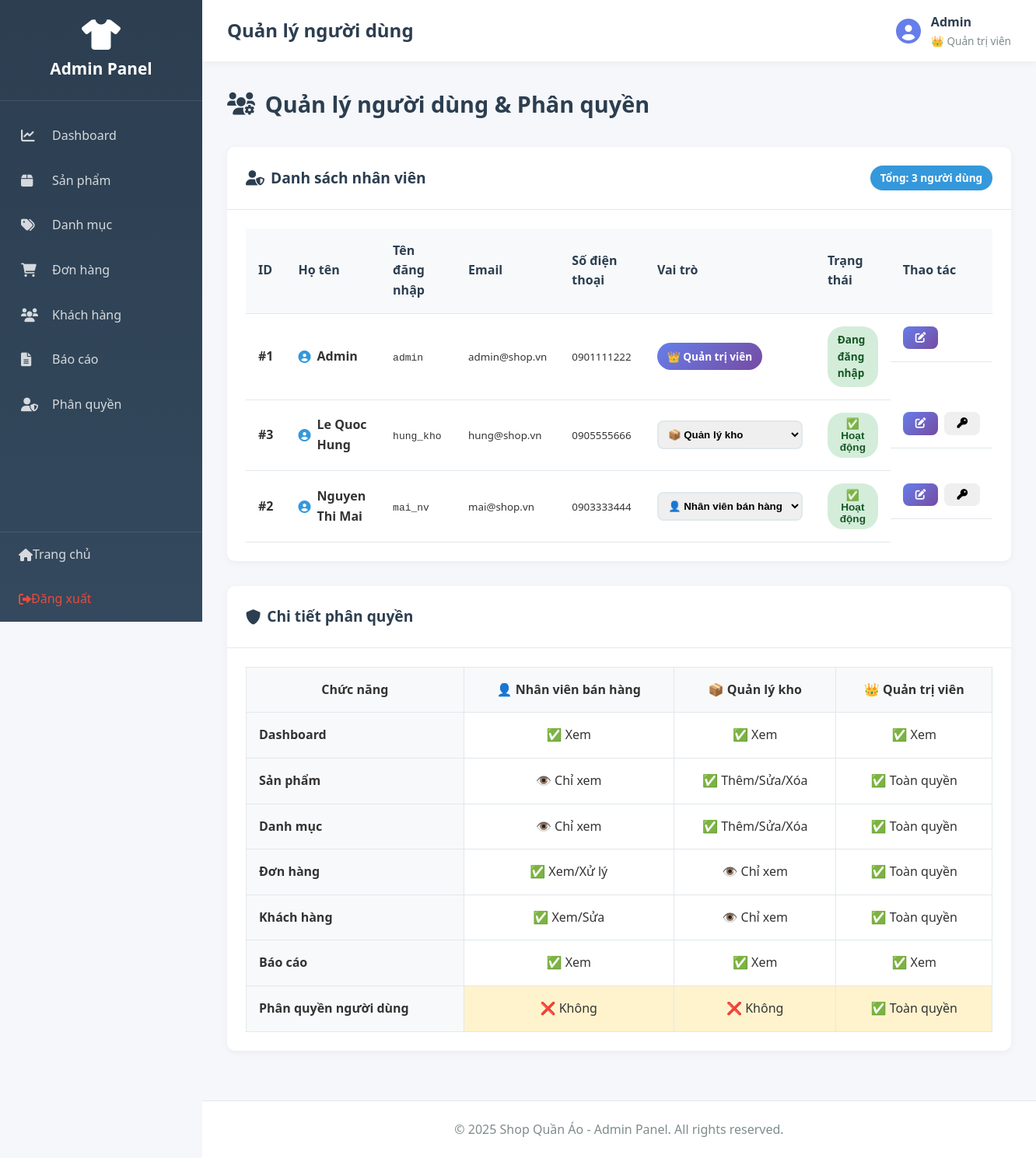
/admin/index.php?action=users (signed in), run on an earlier commit of the app's database.
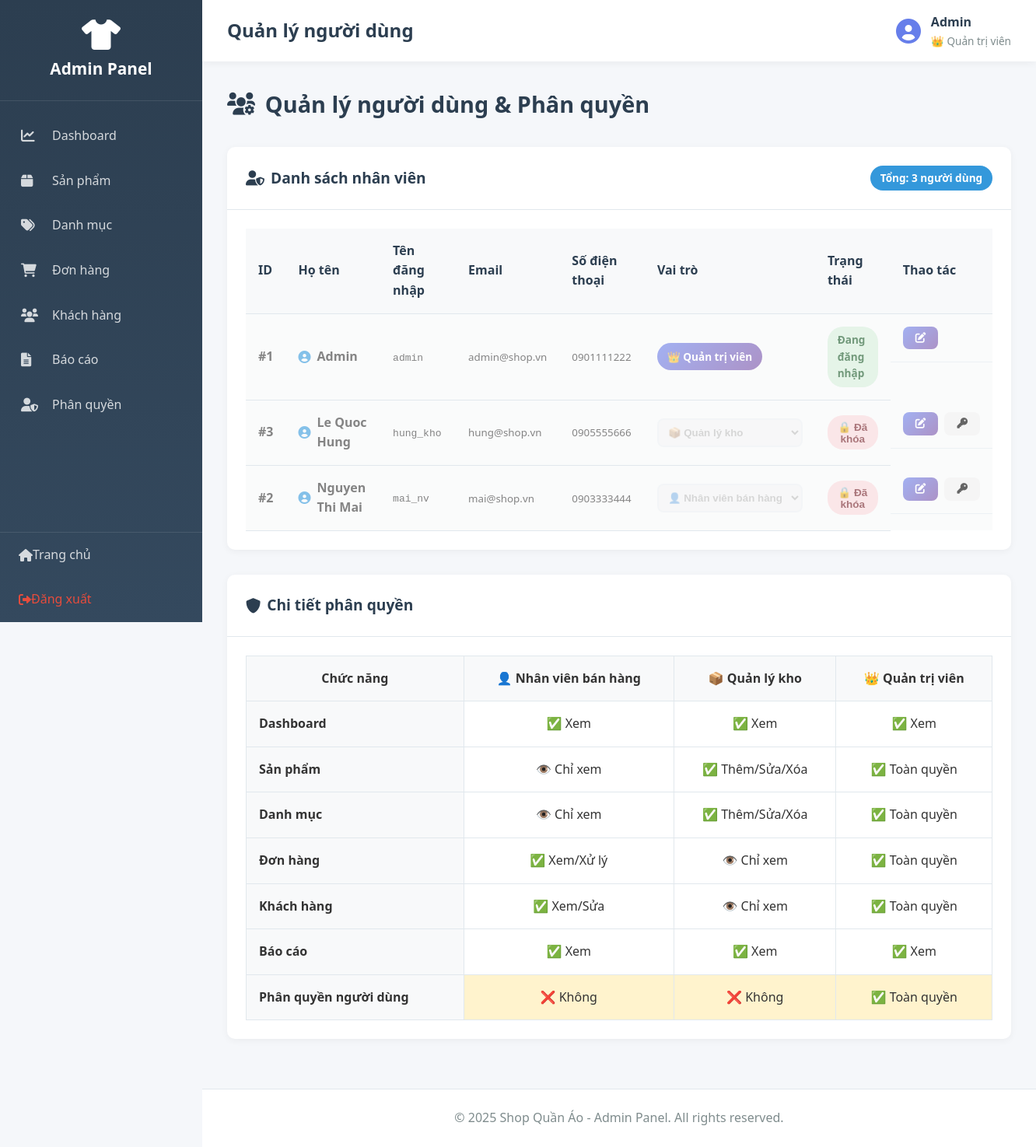
And on a later commit of the database.
### tables this page shows
CREATE TABLE `nhanvien` (
  `MaNV` int(11) NOT NULL,
  `HoTen` varchar(100) DEFAULT NULL,
  `TenDangNhap` varchar(50) DEFAULT NULL,
  `MatKhau` varchar(255) DEFAULT NULL,
  `Email` varchar(100) DEFAULT NULL,
  `SoDienThoai` varchar(15) DEFAULT NULL,
  `MaVaiTro` int(11) DEFAULT NULL,
  `TrangThai` varchar(20) DEFAULT 'active'
);

CREATE TABLE `vaitro` (
  `MaVaiTro` int(11) NOT NULL,
  `TenVaiTro` varchar(50) DEFAULT NULL,
  `QuyenHan` enum('ToanQuyen','NhapXuat','XemBanHang') DEFAULT NULL
);

### app/controllers/AdminController.php (called while the page is built, shortened)
<?php
require_once __DIR__ . '/../../core/Controller.php';
class AdminController extends Controller {
    public function users() {
        $productModel = $this->model('Product');
        $vaiTroModel = $this->model('VaiTro');
        $message = null;
        $sql = "SELECT nv.MaNV, nv.HoTen, nv.TenDangNhap, nv.Email, nv.SoDienThoai,
                       nv.MaVaiTro, vt.TenVaiTro, vt.QuyenHan, nv.TrangThai
                FROM nhanvien nv
                LEFT JOIN vaitro vt ON nv.MaVaiTro = vt.MaVaiTro
                ORDER BY
                    CASE vt.QuyenHan
                        WHEN 'ToanQuyen' THEN 1
                        WHEN 'NhapXuat' THEN 2
                        WHEN 'XemBanHang' THEN 3
                        ELSE 4
                    END,
                    nv.HoTen";
        $users = $productModel->query($sql)->fetch_all(MYSQLI_ASSOC);
        $roles = $vaiTroModel->getAllRoles();
        $data = [
            'page_title' => 'Quản lý người dùng',
            'users' => $users,
            'roles' => $roles,
            'message' => $message
        ];
        $this->view('admin/users', $data);
    }
}
?>

### core/Model.php (called while the page is built, shortened)
<?php
class Model {
    protected $db;
    public function __construct() {
        $this->db = $this->connectDB();
    }
    private function connectDB() {
        $conn = new mysqli(DB_HOST, DB_USER, DB_PASS, DB_NAME);
        $conn->set_charset("utf8mb4");
        return $conn;
    }
    public function query($sql) {
        return $this->db->query($sql);
    }
}
?>

### app/models/VaiTro.php (called while the page is built, shortened)
<?php
require_once __DIR__ . '/../../core/Model.php';
class VaiTro extends Model {
    public function getAllRoles() {
        $sql = "SELECT * FROM vaitro ORDER BY MaVaiTro";
        $result = $this->query($sql);
        if ($result) {
            return $result->fetch_all(MYSQLI_ASSOC);
        }
        return [];
    }
}
?>

### app/views/admin/users.php (the view, shortened to what the changed rows need)
<?php require_once __DIR__ . '/../layouts/admin_header.php'; ?>
<div class="page-header">
    <h2><i class="fas fa-users-cog"></i> Quản lý người dùng & Phân quyền</h2>
</div>
<div class="admin-card">
    <div class="card-body">
        <?php if (!empty($users)): ?>
        <table class="data-table">
            <thead>
                <tr>
                    <th>ID</th>
                    <th>Họ tên</th>
                    <th>Tên đăng nhập</th>
                    <th>Email</th>
                    <th>Số điện thoại</th>
                    <th>Vai trò</th>
                    <th>Trạng thái</th>
                    <th>Thao tác</th>
                </tr>
            </thead>
            <tbody>
                <?php foreach ($users as $user): ?>
                <tr id="user-row-<?php echo $user['MaNV']; ?>" class="<?php echo $user['TrangThai'] != 'active' ? 'inactive-user' : ''; ?>">
                    <td><strong>#<?php echo $user['MaNV']; ?></strong></td>
                    <td>
                        <div class="user-info">
                            <i class="fas fa-user-circle" style="margin-right: 0.5rem; color: #3498db;"></i>
                            <strong><?php echo htmlspecialchars($user['HoTen']); ?></strong>
                        </div>
                    </td>
                    <td><code><?php echo htmlspecialchars($user['TenDangNhap']); ?></code></td>
                    <td><small><?php echo htmlspecialchars($user['Email'] ?? 'Chưa có'); ?></small></td>
                    <td><small><?php echo htmlspecialchars($user['SoDienThoai'] ?? 'Chưa có'); ?></small></td>
                    <td>
                        <?php if ($user['MaNV'] == $_SESSION['admin_id']): ?>
                            <span class="role-badge role-<?php echo $user['QuyenHan']; ?>">
                                <?php
                                $roleIcons = [
                                    'ToanQuyen' => '👑',
                                    'NhapXuat' => '📦',
                                    'XemBanHang' => '👤'
                                ];
                                echo ($roleIcons[$user['QuyenHan']] ?? '') . ' ' . htmlspecialchars($user['TenVaiTro']);
                                ?>
                            </span>
                        <?php else: ?>
                            <select class="role-select"
                                    onchange="updateUserRole(<?php echo $user['MaNV']; ?>, this.value)"
                                    <?php echo $user['TrangThai'] != 'active' ? 'disabled' : ''; ?>>
                                <?php foreach ($roles as $role): ?>
                                <option value="<?php echo $role['MaVaiTro']; ?>"
                                        <?php echo $user['MaVaiTro'] == $role['MaVaiTro'] ? 'selected' : ''; ?>>
                                    <?php
                                    $roleIcons = [
                                        'ToanQuyen' => '👑',
                                        'NhapXuat' => '📦',
                                        'XemBanHang' => '👤'
                                    ];
                                    echo ($roleIcons[$role['QuyenHan']] ?? '') . ' ' . htmlspecialchars($role['TenVaiTro']);
                                    ?>
                                </option>
                                <?php endforeach; ?>
                            </select>
                        <?php endif; ?>
                    </td>
                    <td>
                        <?php if ($user['MaNV'] == $_SESSION['admin_id']): ?>
                            <span class="status-badge status-active">Đang đăng nhập</span>
                        <?php else: ?>
                            <button class="status-toggle"
                                    onclick="toggleUserStatus(<?php echo $user['MaNV']; ?>)"
                                    data-status="<?php echo $user['TrangThai']; ?>">
                                <span class="status-badge status-<?php echo $user['TrangThai'] == 'active' ? 'active' : 'inactive'; ?>">
                                    <?php echo $user['TrangThai'] == 'active' ? '✅ Hoạt động' : '🔒 Đã khóa'; ?>
                                </span>
                            </button>
                        <?php endif; ?>
                    </td>
                    <td class="actions">
                        <a href="index.php?action=editUser&id=<?php echo $user['MaNV']; ?>"
                           class="btn btn-sm btn-primary"
                           title="Chỉnh sửa">
                            <i class="fas fa-edit"></i>
                        </a>
                        <?php if ($user['MaNV'] != $_SESSION['admin_id']): ?>
                            <button onclick="resetPassword(<?php echo $user['MaNV']; ?>)"
                                    class="btn btn-sm btn-warning"
                                    title="Reset mật khẩu">
                                <i class="fas fa-key"></i>
                            </button>
                        <?php endif; ?>
                    </td>
                </tr>
                <?php endforeach; ?>
            </tbody>
        </table>
        <?php endif; ?>
    </div>
</div>
<div class="admin-card">
    <div class="card-body">
        <table class="permission-table">
            <thead>
                <tr>
                    <th>Chức năng</th>
                    <th>👤 Nhân viên bán hàng</th>
                    <th>📦 Quản lý kho</th>
                    <th>👑 Quản trị viên</th>
                </tr>
            </thead>
        </table>
    </div>
</div>
<?php require_once __DIR__ . '/../layouts/admin_footer.php'; ?>

What changed in the data, as far as the page shows it:
changed nhanvien "Admin": TrangThai "active" → "1" (drawn)
changed nhanvien "Le Quoc Hung": TrangThai "✅ Hoạt động" → "🔒 Đã khóa"
changed nhanvien "Nguyen Thi Mai": TrangThai "✅ Hoạt động" → "🔒 Đã khóa"
